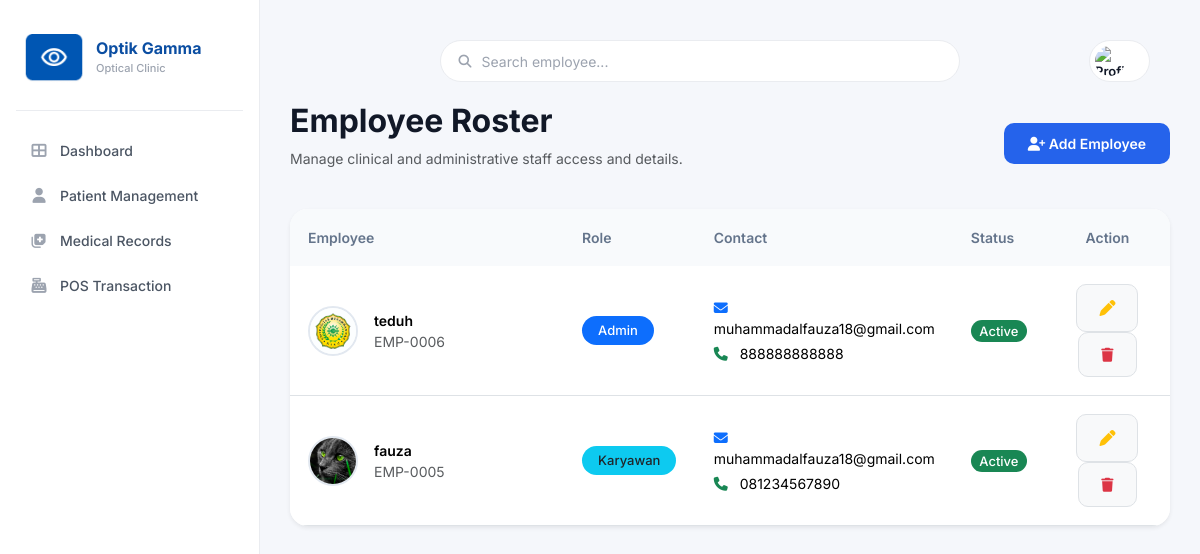
The app's page /employee/index.php with its own data.
### tables this page shows
CREATE TABLE `users` (
  `id` int(11) NOT NULL,
  `nama` varchar(100) NOT NULL,
  `username` varchar(50) NOT NULL,
  `password` varchar(255) NOT NULL,
  `role` enum('Admin','Karyawan') NOT NULL,
  `no_hp` varchar(20) DEFAULT NULL,
  `email` varchar(100) DEFAULT NULL,
  `alamat` text DEFAULT NULL,
  `foto` varchar(255) DEFAULT 'default.png',
  `status` enum('Aktif','Nonaktif') DEFAULT 'Aktif',
  `created_at` timestamp NOT NULL DEFAULT current_timestamp()
);

### employee/index.php (the view, shortened to what this page needs)
<?php
include "../config/database.php";
$foto = "../assets/img/default.png";
$query = mysqli_query($conn, "SELECT * FROM users ORDER BY id DESC");
?>
<!DOCTYPE html>
<html lang="id">
<head>
    <link href="https://cdn.jsdelivr.net/npm/bootstrap@5.3.3/dist/css/bootstrap.min.css" rel="stylesheet">
    <link rel="stylesheet" href="https://cdnjs.cloudflare.com/ajax/libs/font-awesome/6.6.0/css/all.min.css">
    <link rel="stylesheet" href="../assets/css/dashboard.css">
    <link rel="stylesheet" href="../assets/css/employee.css">
</head>
<body>
    <div class="app-shell">
        <aside class="sidebar">
            <div class="brand">
                <div class="brand-logo">
                    <img src="../assets/img/logo.png">
                </div>
                <div class="brand-text">
                    <div class="brand-name">
                        Optik Gamma
                    </div>
                    <div class="brand-sub">
                        Optical Clinic
                    </div>
                </div>
            </div>
            <nav class="side-nav">
                <a href="../dashboard.php" class="nav-item">
                    <i class="fa-solid fa-table-cells-large"></i>
                    Dashboard
                </a>
                <a href="../patient/index.php" class="nav-item">
                    <i class="fa-solid fa-user"></i>
                    Patient Management
                </a>
                <a href="../medical/index.php" class="nav-item">
                    <i class="fa-solid fa-notes-medical"></i>
                    Medical Records
                </a>
                <a href="../transaction/index.php" class="nav-item">
                    <i class="fa-solid fa-cash-register"></i>
                    POS Transaction
                </a>
            </nav>
        </aside>
        <main class="main">
            <header class="topbar">
                <div class="search-box">
                    <i class="fa-solid fa-search"></i>
                    <input type="text" id="searchEmployee" placeholder="Search employee...">
                </div>
                <div class="top-actions">
                    <div class="admin-chip">
                        <img src="<?= $foto; ?>" alt="Profile">
                    </div>
                </div>
            </header>
            <div class="d-flex justify-content-between align-items-center mb-4">
                <div>
                    <h2 class="fw-bold">
                        Employee Roster
                    </h2>
                    <p class="text-muted">
                        Manage clinical and administrative staff access and details.
                    </p>
                </div>
                <a href="add.php" class="btn btn-primary">
                    <i class="fa-solid fa-user-plus"></i>
                    Add Employee
                </a>
            </div>
            <div class="card shadow-sm border-0">
                <div class="card-body p-0">
                    <table class="table align-middle mb-0">
                        <thead>
                            <tr>
                                <th width="35%">Employee</th>
                                <th width="15%">Role</th>
                                <th width="25%">Contact</th>
                                <th width="10%">Status</th>
                                <th width="15%" class="text-center">Action</th>
                            </tr>
                        </thead>
                        <tbody>
                            <?php
                            if (mysqli_num_rows($query) > 0) {
                                while ($row = mysqli_fetch_assoc($query)) {
                                    ?>
                                    <tr>
                                        <td>
                                            <div class="d-flex align-items-center">
                                                <?php
                                                $foto = "../assets/img/profile/default.png";
                                                if (!empty($row['foto']) && file_exists("../assets/img/profile/" . $row['foto'])) {
                                                    $foto = "../assets/img/profile/" . $row['foto'];
                                                }
                                                ?>
                                                <img src="<?= $foto; ?>" class="rounded-circle me-3" width="50" height="50"
                                                    style="object-fit:cover;">
                                                <div>
                                                    <div class="fw-semibold">
                                                        <?= htmlspecialchars($row['nama']); ?>
                                                    </div>
                                                    <small class="text-muted">
                                                        EMP-<?= str_pad($row['id'], 4, "0", STR_PAD_LEFT); ?>
                                                    </small>
                                                </div>
                                            </div>
                                        </td>
                                        <td>
                                            <?php
                                            if ($row['role'] == "Admin") {
                                                echo '<span class="badge bg-primary px-3 py-2">Admin</span>';
                                            } else {
                                                echo '<span class="badge bg-info text-dark px-3 py-2">Karyawan</span>';
                                            }
                                            ?>
                                        </td>
                                        <td>
                                            <div>
                                                <i class="fa-solid fa-envelope text-primary me-2"></i>
                                                <?= htmlspecialchars($row['email']); ?>
                                            </div>
                                            <div class="mt-1">
                                                <i class="fa-solid fa-phone text-success me-2"></i>
                                                <?= htmlspecialchars($row['no_hp']); ?>
                                            </div>
                                        </td>
                                        <td>
                                            <?php
                                            if ($row['status'] == "Aktif") {
                                                echo '<span class="badge bg-success">Active</span>';
                                            } else {
                                                echo '<span class="badge bg-secondary">Inactive</span>';
                                            }
                                            ?>
                                        </td>
                                        <td class="text-center">
                                            <a href="edit.php?id=<?= $row['id']; ?>" class="btn btn-light border">
                                                <i class="fa-solid fa-pen text-warning"></i>
                                            </a>
                                            <a href="delete.php?id=<?= $row['id']; ?>" class="btn btn-sm btn-light border"
                                                onclick="return confirm('Hapus employee ini?')">
                                                <i class="fa-solid fa-trash text-danger"></i>
                                            </a>
                                        </td>
                                    </tr>
                                    <?php
                                }
                            } ?>
                        </tbody>
                    </table>
                </div>
            </div>
        </main>
    </div>
</body>
</html>

### assets/css/dashboard.css (style rules this page uses)
* { margin: 0; padding: 0; box-sizing: border-box; font-family: 'Inter', sans-serif; }
:root { --primary: #0B4EA2; --primary-dark: #083A7B; --primary-soft: #EAF1FB; --text: #111827; --muted: #6B7280; --muted-2: #9CA3AF; --border: #EAECF0; --bg: #F5F7FB; --card: #ffffff; --green: #22c55e; --green-soft: #DCFCE7; --green-text: #166534; --blue-soft: #DBEAFE; --blue-text: #1E40AF; --red: #ef4444; --red-soft: #FEE2E2; --red-text: #B91C1C; }
body { background: var(--bg); color: var(--text); font-size: 14px; }
.app-shell { display: grid; grid-template-columns: 260px 1fr; min-height: 100vh; }
.sidebar { background: #fff; border-right: 1px solid var(--border); padding: 22px 16px; display: flex; flex-direction: column; position: sticky; top: 0; height: 100vh; }
.brand { display: flex; align-items: center; gap: 12px; padding: 6px 8px 22px; border-bottom: 1px solid var(--border); margin-bottom: 18px; }
.brand-logo { width: 60px; height: 60px; background: transparent; border-radius: 0; }
.brand-logo img { width: 100%; height: 100%; object-fit: contain; filter: none; }
.brand-name { font-size: 16px; font-weight: 700; color: var(--primary); line-height: 1.1; }
.brand-sub { font-size: 11px; color: var(--muted-2); font-weight: 500; margin-top: 2px; }
.side-nav { display: flex; flex-direction: column; gap: 2px; flex: 1; }
.nav-item { display: flex; align-items: center; gap: 12px; padding: 11px 14px; color: #4B5563; text-decoration: none; border-radius: 8px; font-size: 14px; font-weight: 500; position: relative; transition: background .18s, color .18s; }
.nav-item i { width: 18px; text-align: center; font-size: 15px; color: #9CA3AF; }
.main { padding: 20px 30px 40px; }
.topbar { display: flex; justify-content: flex-end; align-items: center; padding: 20px; }
.search-box { flex: 1; max-width: 520px; margin: 0 auto; position: relative; background: #fff; border: 1px solid var(--border); border-radius: 999px; padding: 0 18px; display: flex; align-items: center; height: 42px; transition: box-shadow .2s, border-color .2s; }
.search-box i { color: var(--muted-2); font-size: 13px; margin-right: 10px; }
.search-box input { border: none; outline: none; background: transparent; flex: 1; font-size: 14px; color: var(--text); }
.search-box input::placeholder { color: var(--muted-2); }
.top-actions { display: flex; align-items: center; gap: 10px; }
.admin-chip { display: flex; align-items: center; gap: 10px; background: #fff; border: 1px solid var(--border); padding: 5px 14px 5px 5px; border-radius: 999px; font-size: 13px; font-weight: 600; color: var(--text); }
.admin-chip img { width: 30px; height: 30px; border-radius: 50%; object-fit: cover; }

### assets/css/employee.css (style rules this page uses)
.card { border-radius: 18px; }
.table { margin-bottom: 0; }
.table thead th { background: #F8FAFC; color: #64748B; font-size: 14px; font-weight: 600; padding: 18px; border: none; }
.table tbody td { padding: 18px; vertical-align: middle; }
.table tbody tr { transition: .25s; }
.rounded-circle { border: 2px solid #E2E8F0; }
.badge { font-size: 13px; border-radius: 30px; font-weight: 500; }
.text-muted { font-size: 14px; }
.card { border: none; border-radius: 18px; overflow: hidden; box-shadow: 0 4px 20px rgba(15, 23, 42, .06); }
.card-body { padding: 48px 52px; }
.btn-primary { background: #2563EB; border: none; border-radius: 10px; padding: 11px 22px; font-size: 14px; font-weight: 600; }
.btn-light { border-radius: 10px; padding: 11px 22px; }
.search-box input { border: none; outline: none; width: 100%; }
.rounded-circle { object-fit: cover; }
.btn-primary { border-radius: 10px; padding: 10px 24px; font-weight: 600; }

### records on screen
users: foto (picture), nama "teduh", id "0006", role "Admin", email "muhammadalfauza18@gmail.com", no_hp "888888888888", status "Active"
users: foto (picture), nama "fauza", id "0005", role "Karyawan", email "muhammadalfauza18@gmail.com", no_hp "081234567890", status "Active"
